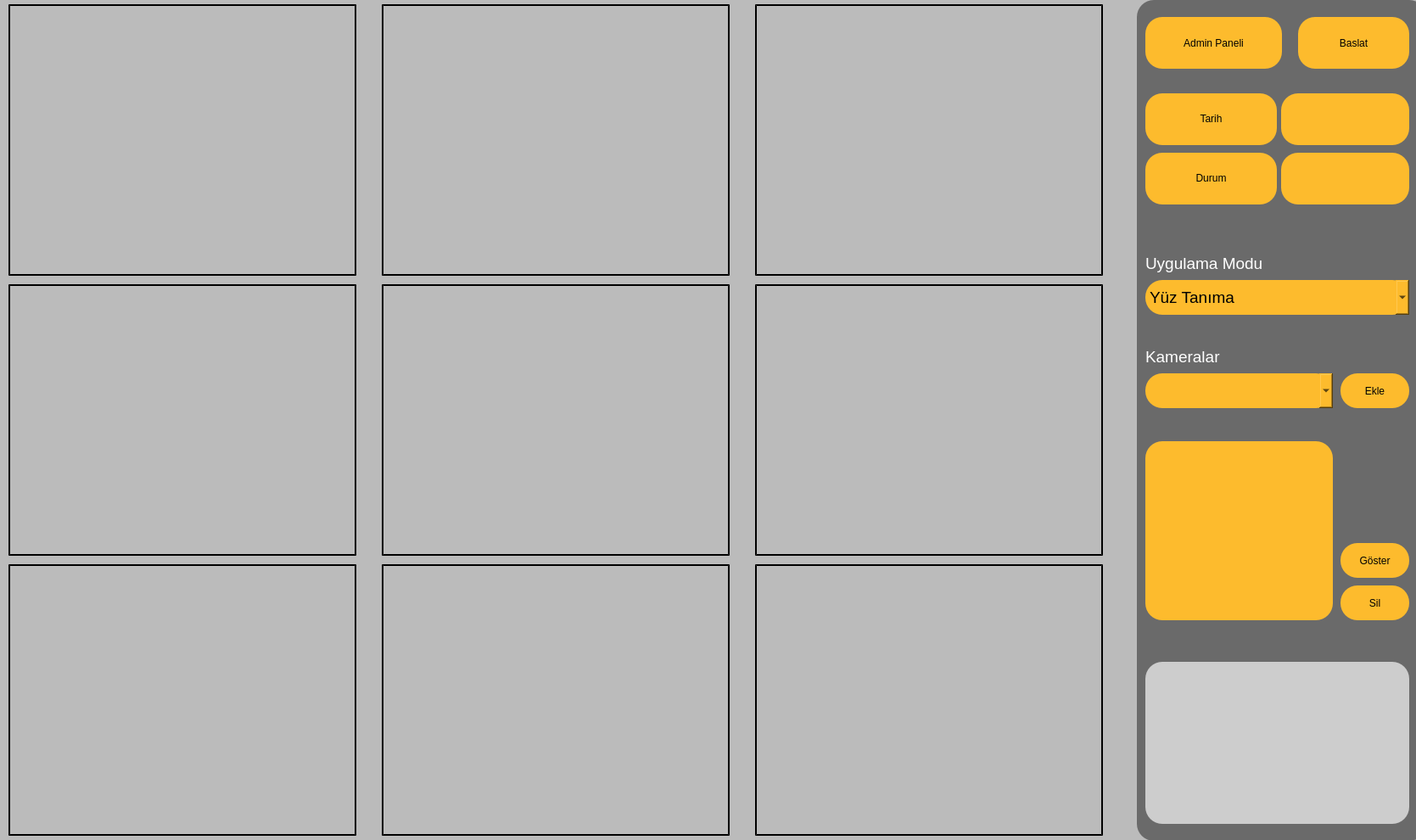
<?xml version="1.0" encoding="UTF-8"?>
<ui version="4.0">
 <class>Dialog</class>
 <widget class="QDialog" name="Dialog">
  <property name="windowModality">
   <enum>Qt::NonModal</enum>
  </property>
  <property name="geometry">
   <rect>
    <x>0</x>
    <y>0</y>
    <width>1669</width>
    <height>990</height>
   </rect>
  </property>
  <property name="windowTitle">
   <string>Kamera Izleme Ekranı</string>
  </property>
  <property name="windowIcon">
   <iconset>
    <normaloff>../Images/eye.png</normaloff>../Images/eye.png</iconset>
  </property>
  <property name="layoutDirection">
   <enum>Qt::LeftToRight</enum>
  </property>
  <property name="styleSheet">
   <string notr="true"/>
  </property>
  <widget class="QWidget" name="widget" native="true">
   <property name="geometry">
    <rect>
     <x>0</x>
     <y>0</y>
     <width>1671</width>
     <height>991</height>
    </rect>
   </property>
   <property name="layoutDirection">
    <enum>Qt::LeftToRight</enum>
   </property>
   <property name="styleSheet">
    <string notr="true">background-color: #bbbbbb;</string>
   </property>
   <widget class="QLabel" name="label_4">
    <property name="geometry">
     <rect>
      <x>1340</x>
      <y>0</y>
      <width>341</width>
      <height>991</height>
     </rect>
    </property>
    <property name="layoutDirection">
     <enum>Qt::LeftToRight</enum>
    </property>
    <property name="styleSheet">
     <string notr="true">border-radius:20px ;

color: rgb(242, 242, 242);
font: 14pt &quot;Ubuntu&quot;;


background-color: #6a6a6a;</string>
    </property>
    <property name="text">
     <string>&lt;html&gt;&lt;head/&gt;&lt;body&gt;&lt;p align=&quot;center&quot;&gt;&lt;br/&gt;&lt;/p&gt;&lt;/body&gt;&lt;/html&gt;</string>
    </property>
   </widget>
   <widget class="QPushButton" name="AdminPanel">
    <property name="enabled">
     <bool>true</bool>
    </property>
    <property name="geometry">
     <rect>
      <x>1350</x>
      <y>20</y>
      <width>161</width>
      <height>61</height>
     </rect>
    </property>
    <property name="styleSheet">
     <string notr="true">border-radius:20px ;

color: black;
font: 14pt &quot;Ubuntu&quot;;

background-color: #fdbb2d;
</string>
    </property>
    <property name="text">
     <string>Admin Paneli</string>
    </property>
    <property name="icon">
     <iconset>
      <normaloff>../Images/seting.png</normaloff>../Images/seting.png</iconset>
    </property>
    <property name="iconSize">
     <size>
      <width>32</width>
      <height>32</height>
     </size>
    </property>
   </widget>
   <widget class="QLabel" name="pen">
    <property name="geometry">
     <rect>
      <x>10</x>
      <y>5</y>
      <width>410</width>
      <height>320</height>
     </rect>
    </property>
    <property name="layoutDirection">
     <enum>Qt::LeftToRight</enum>
    </property>
    <property name="styleSheet">
     <string notr="true">border-style: outset;
border-width: 2px;
border-color: black;</string>
    </property>
    <property name="text">
     <string/>
    </property>
   </widget>
   <widget class="QLabel" name="logo">
    <property name="geometry">
     <rect>
      <x>1350</x>
      <y>780</y>
      <width>311</width>
      <height>191</height>
     </rect>
    </property>
    <property name="styleSheet">
     <string notr="true">background-color:#cdcdcd;
border-radius:20px ;</string>
    </property>
    <property name="text">
     <string/>
    </property>
    <property name="scaledContents">
     <bool>true</bool>
    </property>
   </widget>
   <widget class="QPushButton" name="open">
    <property name="geometry">
     <rect>
      <x>1530</x>
      <y>20</y>
      <width>131</width>
      <height>61</height>
     </rect>
    </property>
    <property name="styleSheet">
     <string notr="true">border-radius:20px ;

color: black;
font: 14pt &quot;Ubuntu&quot;;

background-color: #fdbb2d;
</string>
    </property>
    <property name="text">
     <string>Baslat</string>
    </property>
    <property name="icon">
     <iconset>
      <normaloff>../Images/start.png</normaloff>../Images/start.png</iconset>
    </property>
    <property name="iconSize">
     <size>
      <width>32</width>
      <height>32</height>
     </size>
    </property>
   </widget>
   <widget class="QComboBox" name="comboBox">
    <property name="geometry">
     <rect>
      <x>1350</x>
      <y>440</y>
      <width>221</width>
      <height>41</height>
     </rect>
    </property>
    <property name="font">
     <font>
      <family>Ubuntu</family>
      <pointsize>14</pointsize>
      <weight>50</weight>
      <italic>false</italic>
      <bold>false</bold>
     </font>
    </property>
    <property name="contextMenuPolicy">
     <enum>Qt::DefaultContextMenu</enum>
    </property>
    <property name="styleSheet">
     <string notr="true">border-radius:20px ;

color: black;
font: 14pt &quot;Ubuntu&quot;;

background-color: #fdbb2d;
</string>
    </property>
   </widget>
   <widget class="QComboBox" name="comboBox_2">
    <property name="geometry">
     <rect>
      <x>1350</x>
      <y>330</y>
      <width>311</width>
      <height>41</height>
     </rect>
    </property>
    <property name="font">
     <font>
      <family>Ubuntu</family>
      <pointsize>14</pointsize>
      <weight>50</weight>
      <italic>false</italic>
      <bold>false</bold>
     </font>
    </property>
    <property name="contextMenuPolicy">
     <enum>Qt::DefaultContextMenu</enum>
    </property>
    <property name="styleSheet">
     <string notr="true">border-radius:20px ;

color: black;
font: 14pt &quot;Ubuntu&quot;;

background-color: #fdbb2d;
</string>
    </property>
    <item>
     <property name="text">
      <string>Yüz Tanıma</string>
     </property>
    </item>
    <item>
     <property name="text">
      <string>Hareket Tespit</string>
     </property>
    </item>
   </widget>
   <widget class="QLabel" name="pen_2">
    <property name="geometry">
     <rect>
      <x>450</x>
      <y>5</y>
      <width>410</width>
      <height>320</height>
     </rect>
    </property>
    <property name="styleSheet">
     <string notr="true">border-style: outset;
border-width: 2px;
border-color: black;</string>
    </property>
    <property name="text">
     <string/>
    </property>
   </widget>
   <widget class="QLabel" name="pen_3">
    <property name="geometry">
     <rect>
      <x>890</x>
      <y>5</y>
      <width>410</width>
      <height>320</height>
     </rect>
    </property>
    <property name="styleSheet">
     <string notr="true">border-style: outset;
border-width: 2px;
border-color: black;</string>
    </property>
    <property name="text">
     <string/>
    </property>
   </widget>
   <widget class="QLabel" name="pen_4">
    <property name="geometry">
     <rect>
      <x>10</x>
      <y>335</y>
      <width>410</width>
      <height>320</height>
     </rect>
    </property>
    <property name="styleSheet">
     <string notr="true">border-style: outset;
border-width: 2px;
border-color: black;</string>
    </property>
    <property name="text">
     <string/>
    </property>
   </widget>
   <widget class="QLabel" name="label">
    <property name="geometry">
     <rect>
      <x>1350</x>
      <y>410</y>
      <width>91</width>
      <height>21</height>
     </rect>
    </property>
    <property name="font">
     <font>
      <family>Ubuntu</family>
      <pointsize>14</pointsize>
      <weight>50</weight>
      <italic>false</italic>
      <bold>false</bold>
     </font>
    </property>
    <property name="styleSheet">
     <string notr="true">color:white;
background-color: #6a6a6a;
font: 14pt &quot;Ubuntu&quot;;</string>
    </property>
    <property name="text">
     <string>Kameralar</string>
    </property>
   </widget>
   <widget class="QPushButton" name="addCamera">
    <property name="geometry">
     <rect>
      <x>1580</x>
      <y>440</y>
      <width>81</width>
      <height>41</height>
     </rect>
    </property>
    <property name="styleSheet">
     <string notr="true">border-radius:20px ;

color: black;
font: 14pt &quot;Ubuntu&quot;;

background-color: #fdbb2d;
</string>
    </property>
    <property name="text">
     <string>Ekle</string>
    </property>
   </widget>
   <widget class="QPushButton" name="dltCamera">
    <property name="geometry">
     <rect>
      <x>1580</x>
      <y>690</y>
      <width>81</width>
      <height>41</height>
     </rect>
    </property>
    <property name="styleSheet">
     <string notr="true">border-radius:20px ;

color: black;
font: 14pt &quot;Ubuntu&quot;;

background-color: #fdbb2d;
</string>
    </property>
    <property name="text">
     <string>Sil</string>
    </property>
   </widget>
   <widget class="QListWidget" name="cameraList">
    <property name="geometry">
     <rect>
      <x>1350</x>
      <y>520</y>
      <width>221</width>
      <height>211</height>
     </rect>
    </property>
    <property name="styleSheet">
     <string notr="true">border-radius:20px ;

color: black;
font: 14pt &quot;Ubuntu&quot;;

background-color: #fdbb2d;
</string>
    </property>
   </widget>
   <widget class="QLabel" name="pen_5">
    <property name="geometry">
     <rect>
      <x>450</x>
      <y>335</y>
      <width>410</width>
      <height>320</height>
     </rect>
    </property>
    <property name="styleSheet">
     <string notr="true">border-style: outset;
border-width: 2px;
border-color: black;</string>
    </property>
    <property name="text">
     <string/>
    </property>
   </widget>
   <widget class="QLabel" name="pen_6">
    <property name="geometry">
     <rect>
      <x>890</x>
      <y>335</y>
      <width>410</width>
      <height>320</height>
     </rect>
    </property>
    <property name="styleSheet">
     <string notr="true">border-style: outset;
border-width: 2px;
border-color: black;</string>
    </property>
    <property name="text">
     <string/>
    </property>
   </widget>
   <widget class="QLabel" name="pen_7">
    <property name="geometry">
     <rect>
      <x>10</x>
      <y>665</y>
      <width>410</width>
      <height>320</height>
     </rect>
    </property>
    <property name="styleSheet">
     <string notr="true">border-style: outset;
border-width: 2px;
border-color: black;</string>
    </property>
    <property name="text">
     <string/>
    </property>
   </widget>
   <widget class="QLabel" name="pen_8">
    <property name="geometry">
     <rect>
      <x>450</x>
      <y>665</y>
      <width>410</width>
      <height>320</height>
     </rect>
    </property>
    <property name="styleSheet">
     <string notr="true">border-style: outset;
border-width: 2px;
border-color: black;</string>
    </property>
    <property name="text">
     <string/>
    </property>
   </widget>
   <widget class="QLabel" name="pen_9">
    <property name="geometry">
     <rect>
      <x>890</x>
      <y>665</y>
      <width>410</width>
      <height>320</height>
     </rect>
    </property>
    <property name="styleSheet">
     <string notr="true">border-style: outset;
border-width: 2px;
border-color: black;</string>
    </property>
    <property name="text">
     <string/>
    </property>
   </widget>
   <widget class="QPushButton" name="showCamera">
    <property name="geometry">
     <rect>
      <x>1580</x>
      <y>640</y>
      <width>81</width>
      <height>41</height>
     </rect>
    </property>
    <property name="styleSheet">
     <string notr="true">border-radius:20px ;

color: black;
font: 14pt &quot;Ubuntu&quot;;

background-color: #fdbb2d;
</string>
    </property>
    <property name="text">
     <string>Göster</string>
    </property>
   </widget>
   <widget class="QLabel" name="label_23">
    <property name="geometry">
     <rect>
      <x>1350</x>
      <y>180</y>
      <width>155</width>
      <height>61</height>
     </rect>
    </property>
    <property name="styleSheet">
     <string notr="true">border-radius:20px ;

color: black;
font: 14pt &quot;Ubuntu&quot;;

background-color: #fdbb2d;
</string>
    </property>
    <property name="text">
     <string>&lt;html&gt;&lt;head/&gt;&lt;body&gt;&lt;p align=&quot;center&quot;&gt;Durum&lt;/p&gt;&lt;/body&gt;&lt;/html&gt;</string>
    </property>
   </widget>
   <widget class="QLabel" name="label_9">
    <property name="geometry">
     <rect>
      <x>1350</x>
      <y>110</y>
      <width>155</width>
      <height>61</height>
     </rect>
    </property>
    <property name="styleSheet">
     <string notr="true">border-radius:20px ;

color: black;
font: 14pt &quot;Ubuntu&quot;;

background-color: #fdbb2d;
</string>
    </property>
    <property name="text">
     <string>&lt;html&gt;&lt;head/&gt;&lt;body&gt;&lt;p align=&quot;center&quot;&gt;Tarih&lt;/p&gt;&lt;/body&gt;&lt;/html&gt;</string>
    </property>
   </widget>
   <widget class="QLabel" name="Date">
    <property name="geometry">
     <rect>
      <x>1510</x>
      <y>110</y>
      <width>151</width>
      <height>61</height>
     </rect>
    </property>
    <property name="styleSheet">
     <string notr="true">border-radius:20px ;

color: black;
font: 14pt &quot;Ubuntu&quot;;

background-color: #fdbb2d;
</string>
    </property>
    <property name="text">
     <string>&lt;html&gt;&lt;head/&gt;&lt;body&gt;&lt;p align=&quot;center&quot;/&gt;&lt;/body&gt;&lt;/html&gt;</string>
    </property>
    <property name="alignment">
     <set>Qt::AlignCenter</set>
    </property>
   </widget>
   <widget class="QLabel" name="Status">
    <property name="geometry">
     <rect>
      <x>1510</x>
      <y>180</y>
      <width>151</width>
      <height>61</height>
     </rect>
    </property>
    <property name="styleSheet">
     <string notr="true">border-radius:20px ;

color: black;
font: 14pt &quot;Ubuntu&quot;;

background-color: #fdbb2d;
</string>
    </property>
    <property name="text">
     <string>&lt;html&gt;&lt;head/&gt;&lt;body&gt;&lt;p align=&quot;center&quot;&gt;&lt;br/&gt;&lt;/p&gt;&lt;/body&gt;&lt;/html&gt;</string>
    </property>
   </widget>
   <widget class="QLabel" name="label_3">
    <property name="geometry">
     <rect>
      <x>1350</x>
      <y>300</y>
      <width>141</width>
      <height>21</height>
     </rect>
    </property>
    <property name="font">
     <font>
      <family>Ubuntu</family>
      <pointsize>14</pointsize>
      <weight>50</weight>
      <italic>false</italic>
      <bold>false</bold>
     </font>
    </property>
    <property name="styleSheet">
     <string notr="true">color:white;
background-color: #6a6a6a;
font: 14pt &quot;Ubuntu&quot;;</string>
    </property>
    <property name="text">
     <string>Uygulama Modu</string>
    </property>
   </widget>
  </widget>
 </widget>
 <resources/>
 <connections/>
</ui>
